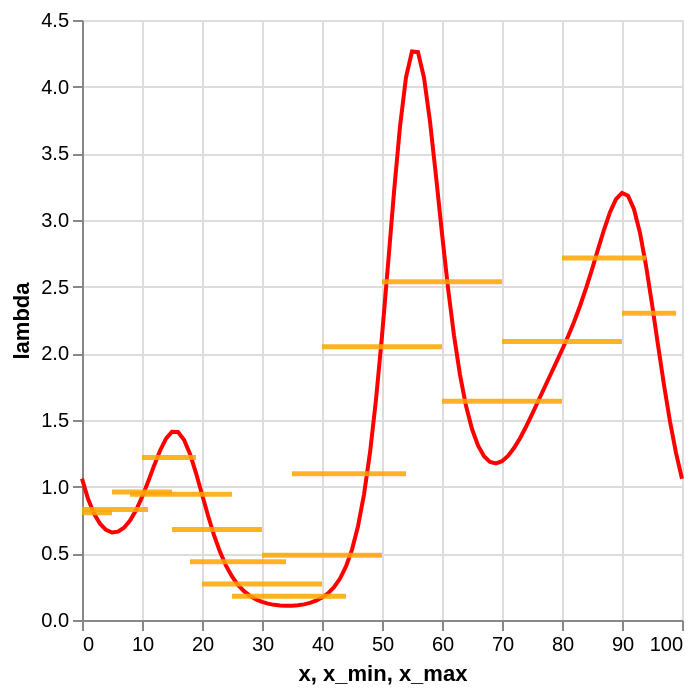

Notebook cell for this chart:
### Code cell
plot_data(df_rates, df_expanded)

### Figure 1 — Vega-Lite specification as saved in the notebook (floating-point values rounded to 4 significant figures)
{"config": {"view": {"continuousWidth": 300, "continuousHeight": 300}}, "layer": [{"data": {"name": "data-57e9ce31636ad67c36e7dccf51564a34"}, "mark": {"type": "line", "color": "red"}, "encoding": {"x": {"field": "x", "type": "quantitative"}, "y": {"field": "lambda", "title": "lambda", "type": "quantitative"}}}, {"data": {"name": "data-8b7e06b0c436df7dcce7b6926a431d8c"}, "mark": {"type": "rule", "color": "orange", "opacity": 0.85, "strokeWidth": 2.5}, "encoding": {"x": {"field": "x_min", "type": "quantitative"}, "x2": {"field": "x_max"}, "y": {"field": "lambda_obs", "title": "lambda", "type": "quantitative"}}}], "$schema": "https://vega.github.io/schema/vega-lite/v6.1.0.json", "datasets": {"data-57e9ce31636ad67c36e7dccf51564a34": [{"x": 0, "lambda": 1.06}, {"x": 1, "lambda": 0.9096}, {"x": 2, "lambda": 0.7984}, {"x": 3, "lambda": 0.7218}, {"x": 4, "lambda": 0.6755}, {"x": 5, "lambda": 0.6564}, {"x": 6, "lambda": 0.6624}, {"x": 7, "lambda": 0.6925}, {"x": 8, "lambda": 0.7463}, {"x": 9, "lambda": 0.8231}, {"x": 10, "lambda": 0.9209}, {"x": 11, "lambda": 1.035}, {"x": 12, "lambda": 1.156}, {"x": 13, "lambda": 1.27}, {"x": 14, "lambda": 1.361}, {"x": 15, "lambda": 1.412}, {"x": 16, "lambda": 1.41}, {"x": 17, "lambda": 1.352}, {"x": 18, "lambda": 1.245}, {"x": 19, "lambda": 1.102}, {"x": 20, "lambda": 0.9426}, {"x": 21, "lambda": 0.7833}, {"x": 22, "lambda": 0.6371}, {"x": 23, "lambda": 0.5112}, {"x": 24, "lambda": 0.408}, {"x": 25, "lambda": 0.3263}, {"x": 26, "lambda": 0.2635}, {"x": 27, "lambda": 0.216}, {"x": 28, "lambda": 0.1807}, {"x": 29, "lambda": 0.1547}, {"x": 30, "lambda": 0.1359}, {"x": 31, "lambda": 0.1226}, {"x": 32, "lambda": 0.1136}, {"x": 33, "lambda": 0.1083}, {"x": 34, "lambda": 0.106}, {"x": 35, "lambda": 0.1067}, {"x": 36, "lambda": 0.1103}, {"x": 37, "lambda": 0.1173}, {"x": 38, "lambda": 0.1283}, {"x": 39, "lambda": 0.1446}, {"x": 40, "lambda": 0.1677}, {"x": 41, "lambda": 0.2003}, {"x": 42, "lambda": 0.2462}, {"x": 43, "lambda": 0.3108}, {"x": 44, "lambda": 0.4014}, {"x": 45, "lambda": 0.5281}, {"x": 46, "lambda": 0.7033}, {"x": 47, "lambda": 0.9412}, {"x": 48, "lambda": 1.255}, {"x": 49, "lambda": 1.653}, {"x": 50, "lambda": 2.13}, {"x": 51, "lambda": 2.664}, {"x": 52, "lambda": 3.209}, {"x": 53, "lambda": 3.7}, {"x": 54, "lambda": 4.07}, {"x": 55, "lambda": 4.264}, {"x": 56, "lambda": 4.259}, {"x": 57, "lambda": 4.068}, {"x": 58, "lambda": 3.738}, {"x": 59, "lambda": 3.329}, {"x": 60, "lambda": 2.898}, {"x": 61, "lambda": 2.491}, {"x": 62, "lambda": 2.134}, {"x": 63, "lambda": 1.839}, {"x": 64, "lambda": 1.606}, {"x": 65, "lambda": 1.432}, {"x": 66, "lambda": 1.309}, {"x": 67, "lambda": 1.229}, {"x": 68, "lambda": 1.186}, {"x": 69, "lambda": 1.175}, {"x": 70, "lambda": 1.191}, {"x": 71, "lambda": 1.231}, {"x": 72, "lambda": 1.289}, {"x": 73, "lambda": 1.364}, {"x": 74, "lambda": 1.449}, {"x": 75, "lambda": 1.542}, {"x": 76, "lambda": 1.639}, {"x": 77, "lambda": 1.736}, {"x": 78, "lambda": 1.832}, {"x": 79, "lambda": 1.928}, {"x": 80, "lambda": 2.025}, {"x": 81, "lambda": 2.127}, {"x": 82, "lambda": 2.236}, {"x": 83, "lambda": 2.355}, {"x": 84, "lambda": 2.487}, {"x": 85, "lambda": 2.63}, {"x": 86, "lambda": 2.779}, {"x": 87, "lambda": 2.927}, {"x": 88, "lambda": 3.058}, {"x": 89, "lambda": 3.157}, {"x": 90, "lambda": 3.204}, {"x": 91, "lambda": 3.182}, {"x": 92, "lambda": 3.081}, {"x": 93, "lambda": 2.903}, {"x": 94, "lambda": 2.659}, {"x": 95, "lambda": 2.37}, {"x": 96, "lambda": 2.063}, {"x": 97, "lambda": 1.763}, {"x": 98, "lambda": 1.489}, {"x": 99, "lambda": 1.253}, {"x": 100, "lambda": 1.06}], "data-8b7e06b0c436df7dcce7b6926a431d8c": [{"obs_interval": "[0,12)", "x_min": 0, "x_max": 11, "lambda_obs": 0.8294}, {"obs_interval": "[0,5]", "x_min": 0, "x_max": 5, "lambda_obs": 0.8039}, {"obs_interval": "[10,20)", "x_min": 10, "x_max": 19, "lambda_obs": 1.218}, {"obs_interval": "[15,30]", "x_min": 15, "x_max": 30, "lambda_obs": 0.6784}, {"obs_interval": "[18,35)", "x_min": 18, "x_max": 34, "lambda_obs": 0.4368}, {"obs_interval": "[20,40]", "x_min": 20, "x_max": 40, "lambda_obs": 0.2707}, {"obs_interval": "[25,45)", "x_min": 25, "x_max": 44, "lambda_obs": 0.1776}, {"obs_interval": "[30,50]", "x_min": 30, "x_max": 50, "lambda_obs": 0.4864}, {"obs_interval": "[35,55)", "x_min": 35, "x_max": 54, "lambda_obs": 1.096}, {"obs_interval": "[40,60]", "x_min": 40, "x_max": 60, "lambda_obs": 2.049}, {"obs_interval": "[5,15]", "x_min": 5, "x_max": 15, "lambda_obs": 0.9594}, {"obs_interval": "[50,70]", "x_min": 50, "x_max": 70, "lambda_obs": 2.537}, {"obs_interval": "[60,80]", "x_min": 60, "x_max": 80, "lambda_obs": 1.64}, {"obs_interval": "[70,90]", "x_min": 70, "x_max": 90, "lambda_obs": 2.089}, {"obs_interval": "[8,25]", "x_min": 8, "x_max": 25, "lambda_obs": 0.9428}, {"obs_interval": "[80,95)", "x_min": 80, "x_max": 94, "lambda_obs": 2.714}, {"obs_interval": "[90,99]", "x_min": 90, "x_max": 99, "lambda_obs": 2.301}]}}
